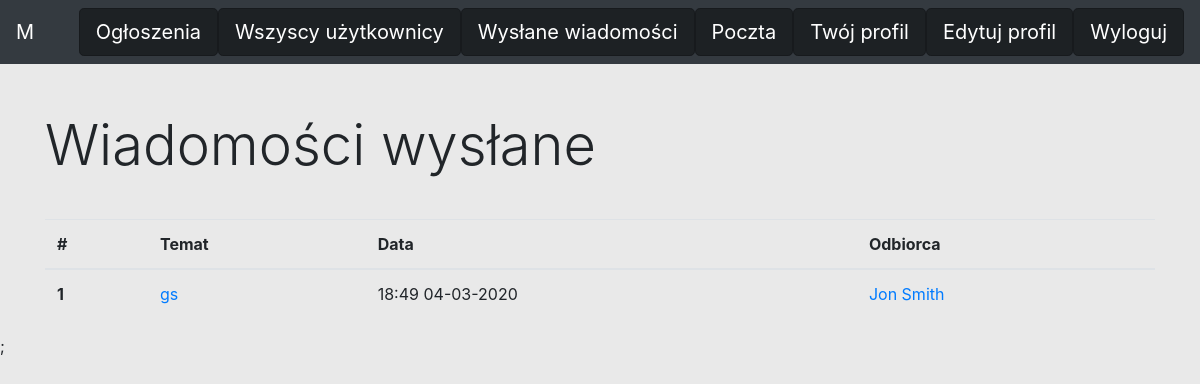
The page /mail_sendout.php (signed in) on the database its author committed.
### tables this page shows
CREATE TABLE `mail` (
  `id` int(11) NOT NULL,
  `user1` int(11) NOT NULL,
  `user2` int(11) NOT NULL,
  `message` text NOT NULL,
  `subject` varchar(42) NOT NULL,
  `time` int(10) NOT NULL,
  `read` int(11) NOT NULL DEFAULT '0'
);

CREATE TABLE `users` (
  `id` int(11) NOT NULL,
  `login` varchar(32) NOT NULL,
  `password` varchar(32) NOT NULL,
  `name` varchar(32) DEFAULT NULL,
  `surname` varchar(32) NOT NULL,
  `bdate` varchar(20) NOT NULL,
  `email` varchar(32) NOT NULL,
  `phone` varchar(14) NOT NULL,
  `city` varchar(32) NOT NULL,
  `postcode` varchar(7) NOT NULL,
  `musicgenre` varchar(32) NOT NULL,
  `avatar` int(11) NOT NULL DEFAULT '0',
  `description` text NOT NULL,
  `language` varchar(100) NOT NULL
);

### mail_sendout.php (the view, shortened to what this page needs)
<?php
require './after_login.php';
?>
<div class="container">
    <div class="row">
        <div class="col-12">
            <h1 class="display-4">Wiadomości wysłane</h1>
        </div>
    </div>
</div>
<div class='container'>
    <?php
    $id = $_SESSION['login']['id'];
    $zapytanie = "SELECT mail.time, users.login, mail.id, mail.subject, mail.user1, mail.user2 FROM mail INNER JOIN users ON mail.user1 = users.id WHERE mail.user1 = $id";
    $wynik = mysqli_query($connection, $zapytanie);
    if (!isset($_GET['odczytaj_wlasny'])) {
        echo "
    <table class=\"table\">
  <thead>
    <tr>
      <th scope=\"col\">#</th>
      <th scope=\"col\">Temat</th>
      <th scope=\"col\">Data</th>
      <th scope=\"col\">Odbiorca</th>
    </tr>
  </thead>
  <tbody>";
        foreach (mysqli_fetch_all($wynik) as $key => $wiadomosc) {
                $zap = "SELECT users.name, users.surname FROM users INNER JOIN mail ON mail.user2 WHERE users.id= $wiadomosc[5] ";
                $wyn = mysqli_fetch_array(mysqli_query($connection, $zap));
                ?>
                <tr>
                    <th scope="row"><?php echo $key + 1; ?></th>
                    <td><?php echo "<a href='mail_sendout.php?odczytaj_wlasny=$wiadomosc[2]'>$wiadomosc[3]</a>"; ?></td>
                    <td><?php echo date("G:i d-m-Y ", $wiadomosc[0]); ?></td>
                    <td><?php echo "<a href='profil.php?id=$wiadomosc[5]'>" . $wyn['name'] . " " . $wyn['surname'] . "</a>"; ?></td>
                </tr>
                <?php
            }
    }
    echo "</tbody>
</table>";
        echo "Temat: " . $wynik['subject'] . "<br/><br/>"; ?>
</div>;

### rows shown on the page
mail: subject "gs", time "18:49 04-03-2020", user2.name "Jon", user2.surname "Smith"
